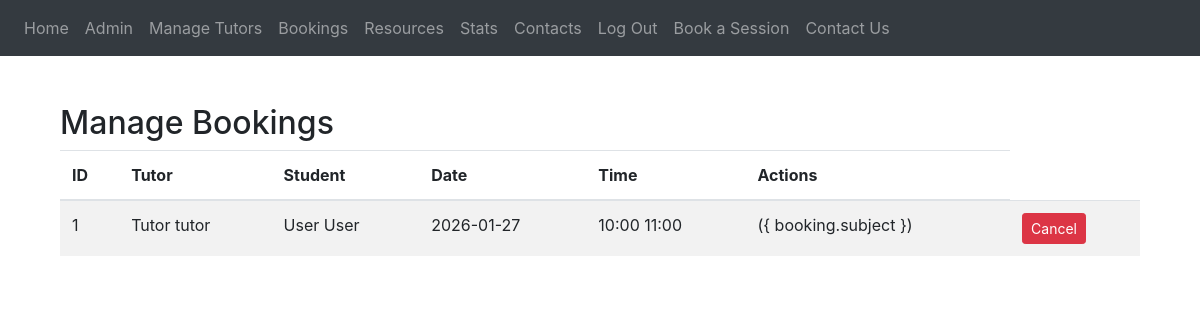
/admin/bookings (signed in), run on an earlier commit of the app's database.
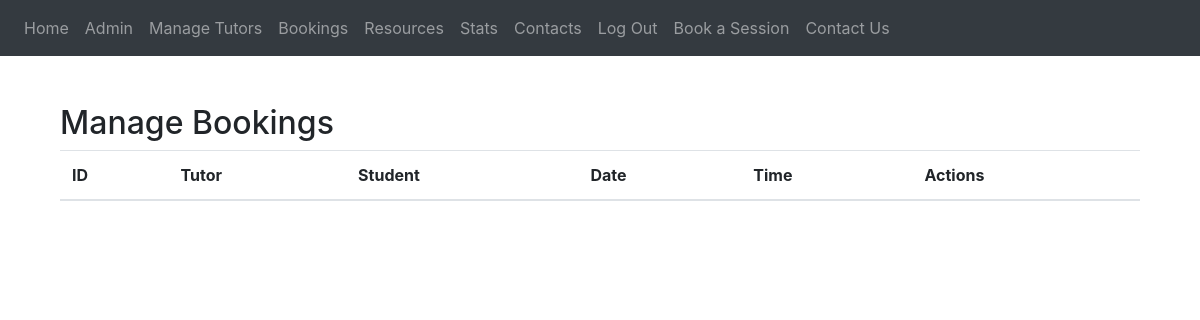
And on a later commit of the database.
### Website/models.py (models this page shows, shortened)
class Bookings(db.Model):
    booking_id = db.Column(db.Integer, primary_key=True)
    tutor_id = db.Column(db.Integer, db.ForeignKey('user.user_id'), nullable=False)
    student_id = db.Column(db.Integer, db.ForeignKey('user.user_id'), nullable=False)
    start_time = db.Column(db.DateTime, nullable=False)
    end_time = db.Column(db.DateTime, nullable=False)
    created_at = db.Column(db.DateTime, server_default=func.now())
    subject = db.Column(db.String, nullable=False)

class User(db.Model, UserMixin):
    user_id = db.Column(db.Integer, primary_key=True)
    email = db.Column(db.String(100), unique=True, nullable=False)
    password = db.Column(db.String(150), nullable=False)
    first_name = db.Column(db.String(100))
    last_name = db.Column(db.String(100))
    role = db.Column(db.String(15), nullable=False, default='student')
    bookings_as_student = db.relationship(
        'Bookings',
        foreign_keys='Bookings.student_id',
        backref='student'
    )
    bookings_as_tutor = db.relationship(
        'Bookings',
        foreign_keys='Bookings.tutor_id',
        backref='tutor'
    )

### Website/root.py (the view)
@views.route('/admin/bookings')
@login_required
@role_required('admin')
def manage_bookings():
    bookings = Bookings.query.all()
    return render_template('admin/bookings.html', bookings=bookings)

### Website/__init__.py (called while the page is built)
def create_app():
    app = Flask(__name__)
    app.config['SECRET_KEY'] = 'PETR2140'
    app.config['SQLALCHEMY_DATABASE_URI'] = f'sqlite:///{DB_NAME}'
    app.config['UPLOAD_FOLDER'] = 'website/static/resources'
    db.init_app(app)
    from .root import views
    from .auth import auth
    app.register_blueprint(views, url_prefix='/')
    app.register_blueprint(auth, url_prefix='/')
    from .models import User, Bookings, Resources
    with app.app_context():
        db.create_all()
    login_manager = LoginManager()
    login_manager.login_view = 'auth.login'
    login_manager.init_app(app)
    @login_manager.user_loader
    def load_user(id):
        return User.query.get(int(id))
    return app

### Website/templates/admin/bookings.html (shortened to what this page needs)
{% extends "base.html" %}
{% block content %}
<div class="container mt-5">
    <h2>Manage Bookings</h2>
    <table class="table table-striped">
        <thead>
            <tr>
                <th>ID</th>
                <th>Tutor</th>
                <th>Student</th>
                <th>Date</th>
                <th>Time</th>
                <th>Actions</th>
            </tr>
        </thead>
        <tbody>
            {% for booking in bookings %}
            <tr>
                <td>{{ booking.booking_id }}</td>
                <td>
                    {{ booking.tutor.first_name }}
                    {{ booking.tutor.last_name }}
                </td>
                <td>
                    {{ booking.student.first_name }}
                    {{ booking.student.last_name }}
                </td>
                <td>
                    {{ booking.start_time.strftime('%Y-%m-%d') }}
                </td>
                <td>
                    {{ booking.start_time.strftime('%H:%M') }}
                    {{ booking.end_time.strftime('%H:%M') }}
                </td>
                <td>
                    ({ booking.subject })
                </td>
                <td>
                    <a href="{{ url_for('views.cancel_booking', booking_id=booking.booking_id) }}"
                       class="btn btn-danger btn-sm"
                       onclick="return confirm('Cancel this booking?');">
                        Cancel
                    </a>
                </td>
            </tr>
            {% endfor %}
        </tbody>
    </table>
</div>
{% endblock %}

### Website/templates/base.html (shortened to what this page needs)
<!DOCTYPE html>
<html>
<head>
    <link rel="stylesheet" href="https://stackpath.bootstrapcdn.com/bootstrap/4.4.1/css/bootstrap.min.css"/>
    <link rel="stylesheet" href="https://stackpath.bootstrapcdn.com/font-awesome/4.7.0/css/font-awesome.min.css"/>
</head>
<body>
<nav class="navbar navbar-expand-lg navbar-dark bg-dark">
    <div class="collapse navbar-collapse" id="navbar">
        <div class="navbar-nav">
            {% if current_user.is_authenticated %}
                <a class="nav-item nav-link" href="{{ url_for('views.home') }}">Home</a>
                {% if current_user.role == 'admin' %}
                    <a class="nav-item nav-link" href="{{ url_for('views.admin_home') }}">Admin</a>
                    <a class="nav-item nav-link" href="{{ url_for('views.manage_tutors') }}">Manage Tutors</a>
                    <a class="nav-item nav-link" href="{{ url_for('views.manage_bookings') }}">Bookings</a>
                    <a class="nav-item nav-link" href="{{ url_for('views.manage_resources') }}">Resources</a>
                    <a class="nav-item nav-link" href="{{ url_for('views.site_stats') }}">Stats</a>
                    <a class="nav-item nav-link" href="{{ url_for('views.contacts') }}">Contacts</a>
                {% elif current_user.role == 'tutor' %}
                    <a class="nav-item nav-link" href="{{ url_for('views.tutor_home') }}">Tutor Dashboard</a>
                {% endif %}
                <a class="nav-item nav-link" href="{{ url_for('auth.logout') }}">Log Out</a>
                <a class="nav-item nav-link" href="{{ url_for('views.booking') }}">Book a Session</a>
                <a class="nav-item nav-link" href="{{ url_for('views.contact') }}">Contact Us</a>
            {% else %}
                <a class="nav-item nav-link" href="{{ url_for('auth.login') }}">Login</a>
                <a class="nav-item nav-link" href="{{ url_for('auth.sign_up') }}">Sign Up</a>
            {% endif %}
        </div>
    </div>
</nav>
<div class="container mt-4">
    {% block content %}{% endblock %}
</div>
</body>
</html>

What changed in the data, as far as the page shows it:
removed Bookings: booking_id "1", tutor.first_name "Tutor", tutor.last_name "tutor", student.first_name "User", student.last_name "User", start_time "2026-01-27", start_time "10:00", end_time "11:00"
